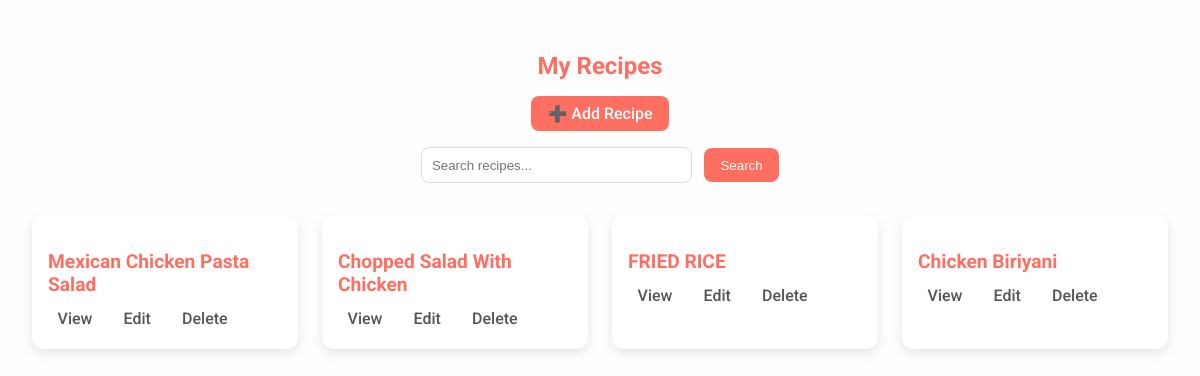
The app's page /recipes/ with its own data.
### recipes/models.py (models this page shows, shortened)
class Recipe(models.Model):
    title = models.CharField(max_length=200)
    category = models.ForeignKey(Category, on_delete=models.CASCADE, related_name='recipes')
    image = models.ImageField(upload_to='recipes/', null=True, blank=True)
    cooking_time = models.PositiveIntegerField(help_text="Time in minutes")
    ingredients = models.TextField()
    description = models.TextField()
    created_by = models.ForeignKey(User, on_delete=models.CASCADE, null=True)
    created_at = models.DateTimeField(auto_now_add=True)

### recipes/views.py (the view)
# urls.py: path('recipes/', views.recipe_list, name='recipe_list'),
def recipe_list(request):
    query = request.GET.get('q')
    if query:
        recipes = Recipe.objects.filter(
            Q(title__icontains=query) |
            Q(description__icontains=query) |
            Q(category__name__icontains=query)
        )
    else:
        recipes = Recipe.objects.all()
    return render(request, 'recipes/recipe_list.html', {
        'recipes': recipes
    })

### recipes/templates/recipes/recipe_list.html (shortened to what this page needs)
{% load static %}
<!DOCTYPE html>
<html lang="en">
<head>
</head>
<body>
    <h2>My Recipes</h2>
    <div style="text-align:center;">
        <a href="{% url 'recipes:add_recipe' %}" class="add-recipe-btn">➕ Add Recipe</a>
    </div>
    <form method="GET" class="search-form">
        <input
            type="text"
            name="q"
            class="search-input"
            placeholder="Search recipes..."
            value="{{ request.GET.q|default:'' }}"
        >
        <button type="submit" class="search-btn">Search</button>
    </form>
    {% if recipes %}
        <div class="recipe-grid">
            {% for recipe in recipes %}
                <div class="recipe-card">
                    <h3 class="recipe-title">{{ recipe.title }}</h3>
                    <div class="recipe-actions">
                        <a href="{% url 'recipes:recipe_detail' recipe.id %}">View</a>
                        <a href="{% url 'recipes:edit_recipe' recipe.id %}">Edit</a>
                        <a href="{% url 'recipes:delete_recipe' recipe.id %}" onclick="return confirm('Are you sure?')">Delete</a>
                    </div>
                </div>
            {% endfor %}
        </div>
    {% endif %}
</body>
</html>

### recipes/templates/recipes/recipe_list.html (style rules this page uses)
body { font-family: 'Roboto', sans-serif; background-color: #fefefe; color: #333; margin: 0; padding: 2rem; }
h2 { text-align: center; color: #ff6f61; margin-bottom: 1rem; }
.add-recipe-btn { display: inline-block; background-color: #ff6f61; color: white; padding: 0.5rem 1rem; border-radius: 8px; text-decoration: none; font-weight: 500; transition: background 0.3s; margin-bottom: 1rem; }
.search-form { text-align: center; margin-bottom: 2rem; }
.search-input { padding: 0.6rem; width: 250px; border-radius: 8px; border: 1px solid #ddd; outline: none; }
.search-btn { padding: 0.6rem 1rem; background-color: #ff6f61; color: white; border: none; border-radius: 8px; cursor: pointer; margin-left: 0.5rem; }
.recipe-grid { display: grid; grid-template-columns: repeat(auto-fit, minmax(250px, 1fr)); gap: 1.5rem; }
.recipe-card { background: white; border-radius: 12px; padding: 1rem; box-shadow: 0 4px 12px rgba(0,0,0,0.1); transition: transform 0.3s, box-shadow 0.3s; }
.recipe-title { color: #ff6f61; font-size: 1.2rem; margin-bottom: 0.5rem; }
.recipe-actions a { display: inline-block; margin-right: 0.5rem; text-decoration: none; color: #555; font-weight: 500; padding: 0.3rem 0.6rem; border-radius: 6px; transition: background 0.3s, color 0.3s; }

### records on screen
Recipe: title "Mexican Chicken Pasta Salad"
Recipe: title "Chopped Salad With Chicken"
Recipe: title "FRIED RICE"
Recipe: title "Chicken Biriyani"
